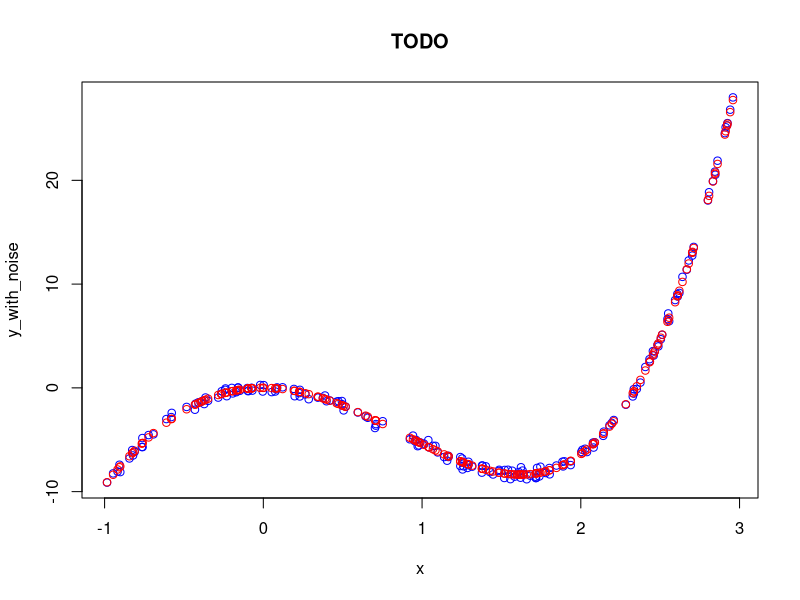
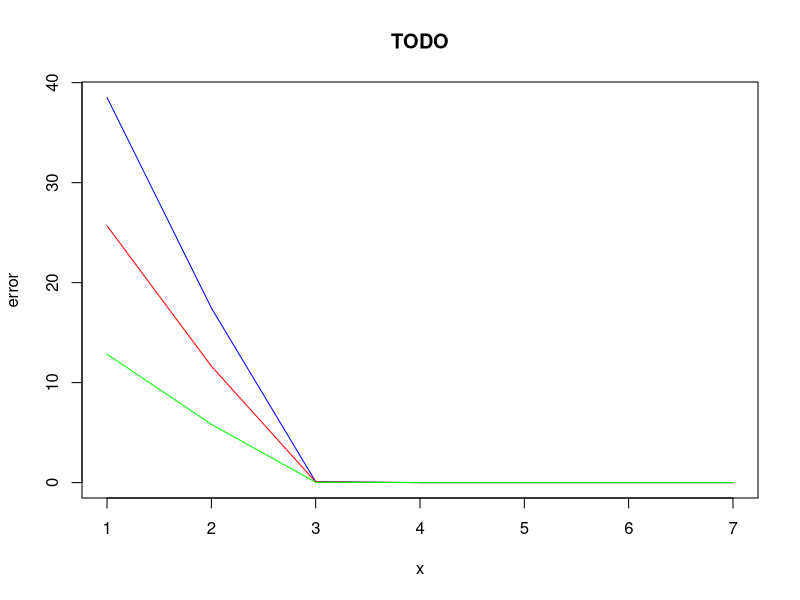

The R source for these figures, in order:
create_training_set <- function(set_size, start_value, end_value)
{
  return(runif(set_size, start_value, end_value))
}

evaluate_training_set <- function(training_set)
{
  return((0.6 * training_set ^ 4) + (2 * training_set ^ 3) - (8 * training_set ^ 2))
}

x <- create_training_set(200, -1, 3)
y <- evaluate_training_set(x)
noise <- rnorm(200, mean = 0, sd = sqrt(0.09))
y_with_noise <- y + noise

plot(x,y_with_noise,col='blue',xlab='x',main='TODO')
points(x,y,col='red')

######################################################
training_set <- create_training_set(4000, -1, 3)
# training_set_results <- evaluate_training_set(training_set)
x0_correct_value <- evaluate_training_set(1.8)
  

error <- vector()
for (n in seq(1, 7))
{
  error_n <- 0
  for (counter in seq(1, 200))
  {
    startIndex <- (20 * (counter - 1)) + 1
    endIndex <- startIndex + 19
    current_training_set <- training_set[startIndex: endIndex]
    current_training_set_results <- evaluate_training_set(current_training_set)
    model <- lm(current_training_set_results ~ poly(current_training_set,n))
    predicted_value <- predict(model, newdata = data.frame(current_training_set=1.8))
    error_n <- error_n + ((x0_correct_value - predicted_value) ^ 2)
  }
  error[n] <- error_n/400
}

plot(seq(1, 7),error,col='blue',xlab='x',main='TODO', type = "l")#EPE
lines(seq(1, 7),error/1.5,col='red',xlab='x',main='TODO', type = "l")
lines(seq(1, 7),error/3,col='green',xlab='x',main='TODO', type = "l")


